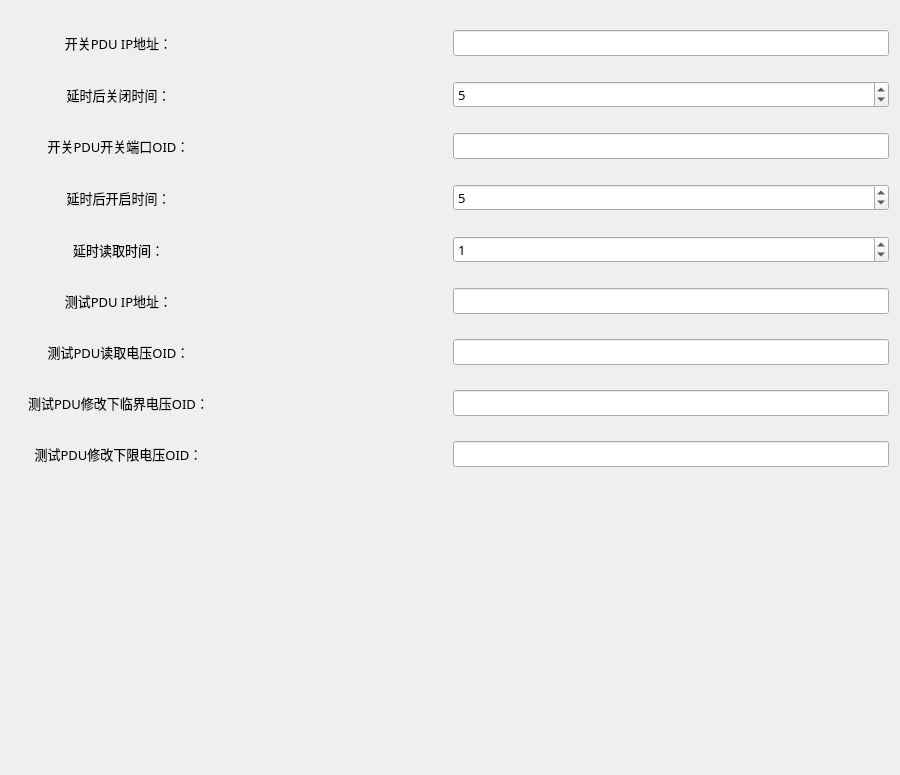
<?xml version="1.0" encoding="UTF-8"?>
<ui version="4.0">
 <class>DevOnOff</class>
 <widget class="QWidget" name="DevOnOff">
  <property name="geometry">
   <rect>
    <x>0</x>
    <y>0</y>
    <width>900</width>
    <height>775</height>
   </rect>
  </property>
  <property name="font">
   <font>
    <family>Microsoft YaHei</family>
    <pointsize>10</pointsize>
   </font>
  </property>
  <property name="windowTitle">
   <string>Form</string>
  </property>
  <layout class="QGridLayout" name="gridLayout">
   <item row="10" column="0">
    <widget class="QLabel" name="label_8">
     <property name="text">
      <string>测试PDU修改下临界电压OID：</string>
     </property>
     <property name="alignment">
      <set>Qt::AlignCenter</set>
     </property>
    </widget>
   </item>
   <item row="11" column="0">
    <widget class="QLabel" name="label_9">
     <property name="text">
      <string>测试PDU修改下限电压OID：</string>
     </property>
     <property name="alignment">
      <set>Qt::AlignCenter</set>
     </property>
    </widget>
   </item>
   <item row="1" column="2" colspan="2">
    <widget class="QSpinBox" name="delayCloseBox">
     <property name="value">
      <number>5</number>
     </property>
    </widget>
   </item>
   <item row="5" column="0">
    <widget class="QLabel" name="label_10">
     <property name="text">
      <string>延时读取时间：</string>
     </property>
     <property name="alignment">
      <set>Qt::AlignCenter</set>
     </property>
    </widget>
   </item>
   <item row="4" column="0">
    <widget class="QLabel" name="label_6">
     <property name="text">
      <string>延时后开启时间：</string>
     </property>
     <property name="alignment">
      <set>Qt::AlignCenter</set>
     </property>
    </widget>
   </item>
   <item row="8" column="2" colspan="2">
    <widget class="QLineEdit" name="testIPEdit"/>
   </item>
   <item row="0" column="0">
    <widget class="QLabel" name="label">
     <property name="text">
      <string>开关PDU IP地址：</string>
     </property>
     <property name="alignment">
      <set>Qt::AlignCenter</set>
     </property>
    </widget>
   </item>
   <item row="2" column="2" colspan="2">
    <widget class="QLineEdit" name="swOidEdit"/>
   </item>
   <item row="9" column="2" colspan="2">
    <widget class="QLineEdit" name="readVolEdit"/>
   </item>
   <item row="11" column="2" colspan="2">
    <widget class="QLineEdit" name="writeMinVolEdit">
     <property name="text">
      <string/>
     </property>
    </widget>
   </item>
   <item row="9" column="0">
    <widget class="QLabel" name="label_7">
     <property name="text">
      <string>测试PDU读取电压OID：</string>
     </property>
     <property name="alignment">
      <set>Qt::AlignCenter</set>
     </property>
    </widget>
   </item>
   <item row="1" column="0">
    <widget class="QLabel" name="label_3">
     <property name="text">
      <string>延时后关闭时间：</string>
     </property>
     <property name="alignment">
      <set>Qt::AlignCenter</set>
     </property>
    </widget>
   </item>
   <item row="0" column="2" colspan="2">
    <widget class="QLineEdit" name="swIPEdit"/>
   </item>
   <item row="10" column="2" colspan="2">
    <widget class="QLineEdit" name="writeCrMinVolEdit"/>
   </item>
   <item row="2" column="0">
    <widget class="QLabel" name="label_4">
     <property name="text">
      <string>开关PDU开关端口OID：</string>
     </property>
     <property name="alignment">
      <set>Qt::AlignCenter</set>
     </property>
    </widget>
   </item>
   <item row="8" column="0">
    <widget class="QLabel" name="label_2">
     <property name="text">
      <string>测试PDU IP地址：</string>
     </property>
     <property name="alignment">
      <set>Qt::AlignCenter</set>
     </property>
    </widget>
   </item>
   <item row="12" column="0" colspan="4">
    <widget class="QWidget" name="widget" native="true">
     <property name="sizePolicy">
      <sizepolicy hsizetype="Preferred" vsizetype="Fixed">
       <horstretch>0</horstretch>
       <verstretch>0</verstretch>
      </sizepolicy>
     </property>
     <property name="minimumSize">
      <size>
       <width>0</width>
       <height>250</height>
      </size>
     </property>
     <property name="maximumSize">
      <size>
       <width>16777215</width>
       <height>250</height>
      </size>
     </property>
    </widget>
   </item>
   <item row="5" column="2" colspan="2">
    <widget class="QSpinBox" name="delayBox">
     <property name="value">
      <number>1</number>
     </property>
    </widget>
   </item>
   <item row="4" column="2" colspan="2">
    <widget class="QSpinBox" name="delayOpenBox">
     <property name="value">
      <number>5</number>
     </property>
    </widget>
   </item>
  </layout>
 </widget>
 <resources/>
 <connections/>
</ui>
